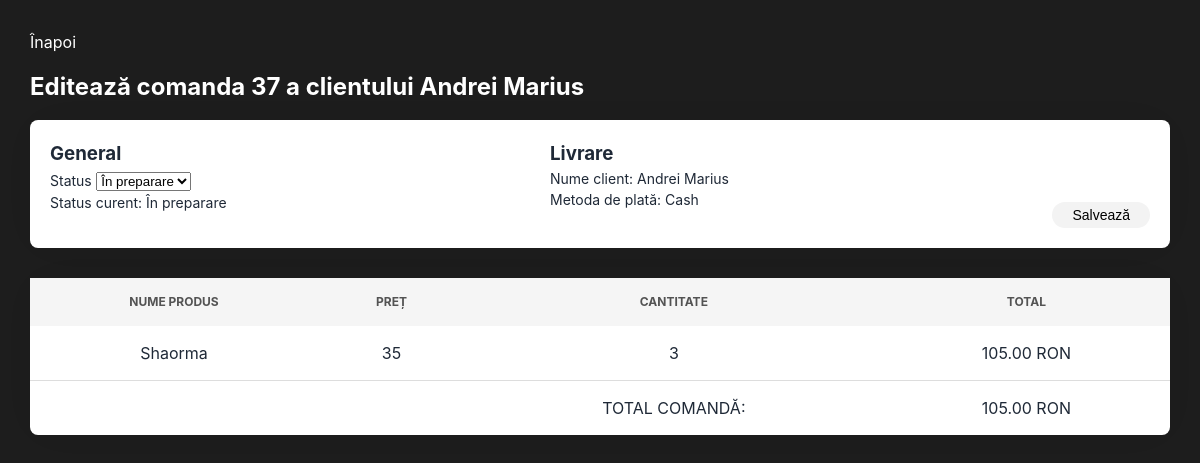
Page /order/37/edit (signed in) on the committed database.
### models.py (models this page shows)
class Order(db.Model):
    __tablename__ = 'orders'
    __table_args__ = (
        db.UniqueConstraint('fk_order_store_id', 'woo_order_id', name='uq_orders_store_woo_order'),
    )
    id = db.Column(db.Integer, primary_key=True)
    woo_order_id = db.Column(db.Integer, index=True, nullable=False)
    addons = db.Column(db.JSON, default=dict)
    status = db.Column(
        db.String(20),
        nullable=False,
        default="in_kitchen",
        server_default="in_kitchen"
    )
    store_id = db.Column(
        "fk_order_store_id",
        db.Integer,
        db.ForeignKey("stores.id", name="fk_order_store_id", ondelete="CASCADE"),
        nullable=False,
    )
    created_at = db.Column(db.DateTime, index=True)
    delivered_at = db.Column(db.DateTime, index=True)
    customer_name = db.Column(db.String(120))
    payment_method = db.Column(db.String(50))
    total = db.Column(db.Numeric(10, 2))
    line_items = db.Column(db.JSON)

### order_routes.py (the view, shortened to what this page needs)
@orders_bp.route('/order/<int:id>/edit', methods=["GET", "POST"])
@login_required
def edit_order(id):
    order = Order.query.filter_by(id=id).first()
    if not order:
        flash("Error viewing the order", "error")
        return redirect(url_for('orders.show_orders'))
    store = Store.query.filter_by(user_id=session.get('user_id')).first()
    if not store:
        flash("Store is not set up", "error")
        return redirect(url_for('orders.show_orders'))
    return render_template('edit_order.html', order=order, store=store)

### app.py (called while the page is built)
def role_injection():
    return dict(role = session.get("role"))

def clock_injection():
    return dict(clock = datetime.now().strftime("%H:%M"))

def user_injection():
    curr_user = None
    if 'user_id' in session:
        curr_user = User.query.get(session.get('user_id')).username
    return dict(curr_user = curr_user)

### extensions.py (called while the page is built)
def login_required(f):
    @wraps(f)
    def decorated_function(*args, **kwargs):
        if "user_id" not in session:
            return redirect(url_for('login'))
        return f(*args, **kwargs)
    return decorated_function

### i18n.py (called while the page is built)
def get_lang(default="ro"):
    return session.get("lang", default)

def t(key: str, lang: Optional[str] = None) -> str:
    lang = lang or get_lang()
    return (
        translations.get(lang, {}).get(key)
        or translations.get("en", {}).get(key)
        or key
    )

### templates/edit_order.html (shortened to what this page needs)
{% extends "base.html" %}
{% block content %}
<div class="edit-order-content">
    <a href="{{ url_for('orders.show_orders') }}" class="go-back">
        {{ t("back_to_orders") }}
    </a>
    <h2>{{ t("edit_order_title") }} {{ order.id }} {{ t("of_customer") }} {{ order.customer_name }}</h2>
    <form class="edit-order-form" method="POST">
        <div class="general-info">
            <h3>{{ t("general") }}</h3>
            <div class="status">
                <label for="status">{{ t("status") }}</label>
                <select name="status" id="status">
                    {% set options = ["in_kitchen", "ready", "delivered"] %}
                    {% for option in options %}
                        <option value="{{ option }}">{{ t(option) }}</option>
                    {% endfor %}
                </select>
                <p>{{ t("current_status") }}: {{ t(order.status) }}</p>
            </div>
        </div>
        <div class="shipping-info">
            <h3>{{ t("shipping") }}</h3>
            <p>{{ t("customer_name") }}: {{ order.customer_name }}</p>
            <p>{{ t("payment_method") }}:
                {% if order.payment_method == "cod" %}
                    {{ t("cod") }}
                {% elif order.payment_method == "bacs" %}
                    {{ t("bacs") }}
                {% endif %}
            </p>
        </div>
        <div class="submit">
            <input class="admin-button" id="edit-order-button" type="submit" value="{{ t('save') }}">
        </div>
    </form>
    <table class="edit-order-items">
        <tr>
            <th>{{ t("item_name") }}</th>
            <th>{{ t("price") }}</th>
            <th>{{ t("quantity") }}</th>
            <th>{{ t("total") }}</th>
        </tr>
        {% for item in order.line_items %}
            <tr>
                <td>{{ item.name }}</td>
                <td>{{ item.price }}</td>
                <td>{{ item.quantity }}</td>
                <td>{{ item.total }} RON</td>
            </tr>
        {% endfor %}
        <tr>
            <td></td>
            <td></td>
            <td>{{ t("order_total") }}:</td>
            <td>{{ order.total }} RON</td>
        </tr>
    </table>
</div>
{% endblock %}

### static/css/style.css (style rules this page uses)
* { box-sizing: border-box; margin: 0; padding: 0; }
body { position: relative; font-family: 'Inter', 'Roboto', sans-serif; line-height: 1.5; color: #1f2937 }
.admin-button { font-size: 14px; color: black; background-color: #f3f3f3; border-radius: 30px; box-shadow: none; text-decoration: none; padding: 5px 20px; border: none; cursor: pointer; }
.go-back { display: inline-block; color: white; text-decoration: none; margin-bottom: 15px; }
.edit-order-content { margin: 30px; }
.edit-order-content h2 { margin-bottom: 15px; color: white; }
.edit-order-form { display: flex; flex-direction: row; justify-content: space-between; background-color: white; width: 100%; padding: 20px; margin-bottom: 30px; border-radius: 8px; box-shadow: 0px 0px 40px -20px rgba(0,0,0,0.2); }
.general-info, .billing-info, .shipping-info { display: flex; flex-direction: column; margin-bottom: 15px; }
.edit-order-form p, label { font-size: 14px; }
.submit { display: flex; align-items: flex-end; }
.edit-order-items { width: 100%; background-color: white; border-spacing: 0px; border-collapse: separate; border-radius: 8px; box-shadow: 0px 0px 40px -20px rgba(0,0,0,0.2); }
.edit-order-items td, .orders-items th { padding: 15px; text-align: center; border-bottom: 1px solid #ddd; }
.edit-order-items th { background-color: #f5f5f5; padding: 15px; font-size: 12px; color: #535353; text-transform: uppercase; }
.edit-order-items tr:last-child td { border-bottom: none; }

### rows in the picture
Order: id "37", customer_name "Andrei Marius", status "În preparare", total "105.00"

### other values in the picture
{{ t("back_to_orders") }} "Înapoi"
{{ t("edit_order_title") }} "Editează comanda"
{{ t("of_customer") }} "a clientului"
{{ t("general") }} "General"
{{ t("status") }} "Status"
{{ t("current_status") }} "Status curent"
{{ t("shipping") }} "Livrare"
{{ t("customer_name") }} "Nume client"
{{ t("payment_method") }} "Metoda de plată"
{{ t("cod") }} "Cash"
{{ t("item_name") }} "NUME PRODUS"
{{ t("price") }} "PREȚ"
{{ t("quantity") }} "CANTITATE"
{{ t("total") }} "TOTAL"
{{ item.name }} "Shaorma"
